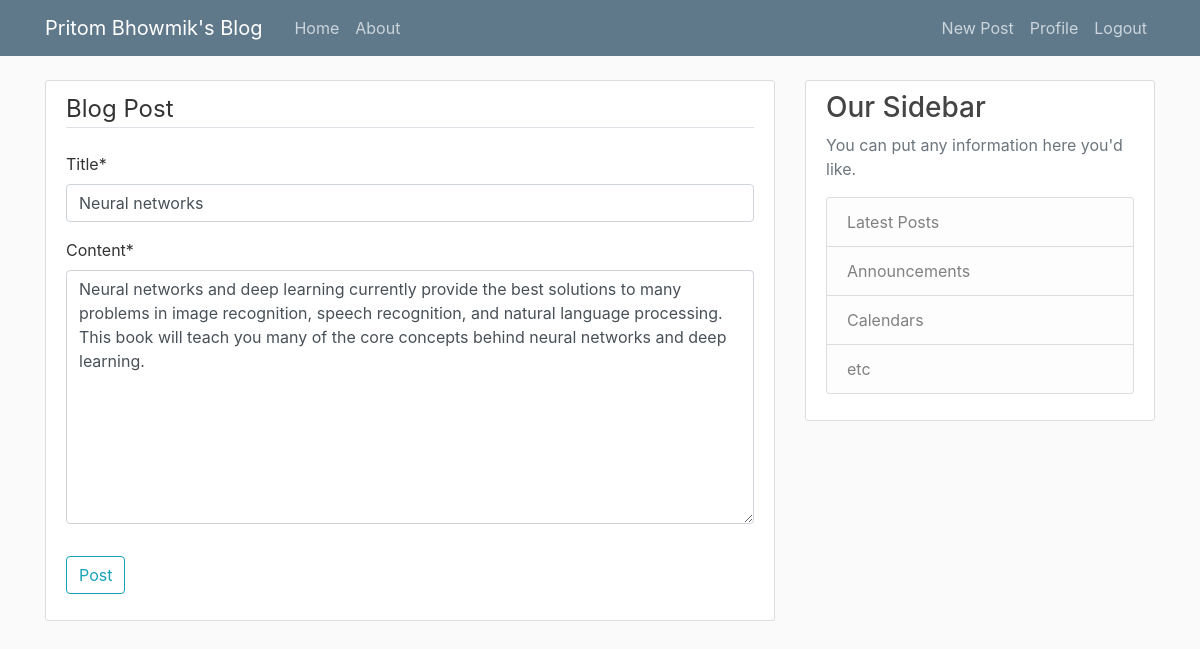
Page /post/13/update/ (signed in) on the committed database.
### blog/models.py (models this page shows, shortened)
class Post(models.Model):
    title = models.CharField(max_length=100)
    content = models.TextField()
    date_posted = models.DateTimeField(default=timezone.now)
    author = models.ForeignKey(User, on_delete=models.CASCADE)

### blog/views.py (the view, shortened to what this page needs)
# urls.py: path('post/<int:pk>/update/', PostUpdateView.as_view(), name='post-update'),
class PostUpdateView(LoginRequiredMixin, UserPassesTestMixin, UpdateView):
    model = Post
    fields = ['title', 'content']
    def test_func(self):
        post = self.get_object()
        if self.request.user == post.author:
            return True
        return False

### blog/templates/blog/post_form.html (shortened to what this page needs)
{% extends "blog/base.html" %} {% load crispy_forms_tags %} {% block content %}
<div class="content-section">
  <form method="POST">
    <fieldset class="form-group">
      <legend class="border-bottom mb-4">Blog Post</legend>
      {{ form|crispy }}
    </fieldset>
    <div class="form-group">
      <button class="btn btn-outline-info" type="submit">Post</button>
    </div>
  </form>
</div>
{% endblock content %}

### blog/static/blog/main.css (style rules this page uses)
body { background: #fafafa; color: #333333; margin-top: 5rem; }
.content-section { background: #ffffff; padding: 10px 20px; border: 1px solid #dddddd; border-radius: 3px; margin-bottom: 20px; }

### rows in the picture
Post: title "Neural networks", content "Neural networks and deep learning currently provide the best solutions to many problems in image recognition, speech recognition, and natural language processing. This book will teach you many of the core concepts behind neural networks and deep learning."
